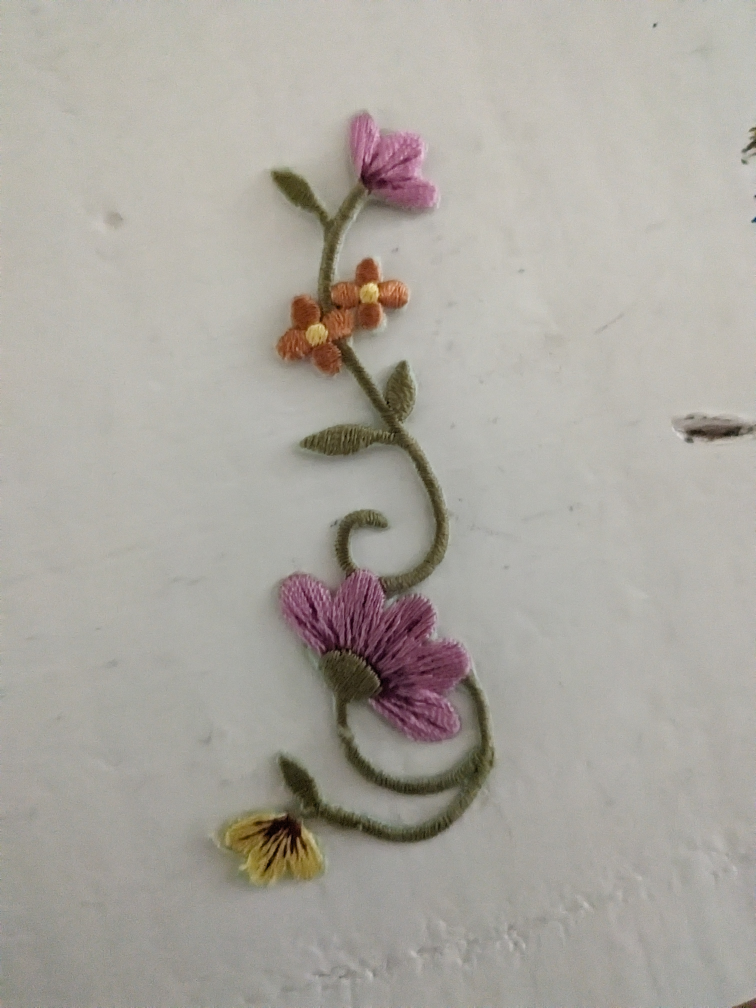
#> input picture cannyedgedetection/patch.jpg, 3024 x 4032 px (shown at 1/4 size)
$ python cannyedge.py
#> lines starting #> are read from the running program, lines starting #| are printed output that depends on the picture; after the words box and inside, x2 and y2 are one past the last pixel; in counts of white or black regions, pixels touching at a corner belong together
import sys
import cv2
import numpy as np
import math
import random

img = cv2.imread("patch.jpg", cv2.IMREAD_ANYCOLOR)
#> img is the input picture: shape (4032, 3024, 3); mean B, G, R 159.2, 166.6, 170.7
codels = [0, 1, 2, 3, 4, 5, 6, 7]


#Making an image from random distribution
def random_img(edgepercodel):
    random_img = np.zeros(shape=[504, 378, 3], dtype=np.uint8)
    for i in edgepercodel:
        p = edgepercodel.index(i)
        for x in range(0, 378):
            for y in range(p*63, (p+1) * 63):
                if(random.randint(0, 378*63) < i):
                    random_img[y, x] = 255
    cv2.imshow("random", random_img)
    cv2.waitKey(0)

#Making an image by putting pixels at top left
def condensed_img_top(edgepercodel):
    condensed_img = np.zeros(shape=[504, 378, 3], dtype=np.uint8)
    for i in edgepercodel:
        p = edgepercodel.index(i)
        condensed_img[p*63:p*63 + math.ceil(i / 378), 0:i] = 255
    cv2.imshow("condensed top", condensed_img)
    cv2.waitKey(0)

#Making an image by putting pixels at top left
def condensed_img_left(edgepercodel):
    condensed_img = np.zeros(shape=[504, 378, 3], dtype=np.uint8)
    for i in edgepercodel:
        height = i
        if height > 63:
            height = 63
        p = edgepercodel.index(i)
        condensed_img[p*63:p*63 + height, 0:math.ceil(i / 63)] = 255
    cv2.imshow("condensed left", condensed_img)
    cv2.waitKey(0)

#Making an image by averaging out the total color, weighted
def average_img(edgepercodel):
    average_img = np.zeros(shape=[504, 378, 3], dtype=np.uint8)
    for i in edgepercodel:
        p = edgepercodel.index(i)
        average_img[p*63:(p+1)* 63, 0:378] = round(edgepercodel[p] * 1275 / (378*63))
    cv2.imshow("average", average_img)
    cv2.waitKey(0)

#Making an image by averaging out the total color
def true_average_img(edgepercodel):
    average_img = np.zeros(shape=[504, 378, 3], dtype=np.uint8)
    for i in edgepercodel:
        p = edgepercodel.index(i)
        average_img[p*63:(p+1)* 63, 0:378] = round(edgepercodel[p] / (378*63))
    cv2.imshow("true average", average_img)
    cv2.waitKey(0)

#assigns the number 2, 1, or 0, depending if the current codel has significantly greater, about the same , or less edges than the previous codel.
def difference_code(prev_codel, current_codel, threshold):
    if current_codel < prev_codel - threshold:
        return 0
    elif current_codel > prev_codel + threshold:
        return 2
    else:
        return 1

#assigns the number 2, 1, or 0, depending if the current codel has significantly greater, about the same , or less edges than the previous codel.
def left_values(codels):
    leftmost_codel_list = [378,378,378,378,378,378,378,378]
    for z in range (0,8):
        for x in range(0,378):
            for y in range(0, 63):
                #checks to see if the current pixel is not black
                if(codels[z][y,x] != 0):
                    leftmost_codel_list[z] = x

                    break
            else:
                continue

            break

    #defines a threshold for comparison between codels, based on a fraction of the total number of pixels in the codel.
    return(leftmost_codel_list)

def right_values(codels):
    rightmost_codel_list = [378,378,378,378,378,378,378,378]
    for z in range (0,8):
        for x in range(0, 378):
            for y in range(0, 63):
                rx = 377 - x
                if(codels[z][y,rx] != 0):
                    rightmost_codel_list[z] = rx
                    break
            else:
                continue

            break

    #defines a threshold for comparison between codels, based on a fraction of the total number of pixels in the codel.
    return(rightmost_codel_list)

def edge_values(codels):
    edgepercodel = [0, 0, 0, 0, 0, 0, 0, 0]
    #displays codels one at a time
    for z in range (0,8):
        #cv2.imshow("codel " + str(z), codels[z])
        #cv2.waitKey(0)
        q = 0
        for y in range(0,378):
            for x in range(0, 63):
                #checks to see if the current pixel is not black
                if(codels[z][x,y] != 0):
                    print(str(x) + ", " + str(y))
                    q += 1
        edgepercodel[z] = q

    return edgepercodel

def print_codes(left_list, total_list, right_list, threshold_left, threshold_total, threshold_right):
    for i in range(1, len(total_list)):
        print(str(difference_code(left_list[i - 1], left_list[i], threshold_left)), str(difference_code(total_list[i - 1], total_list[i], threshold_total)), str(difference_code(right_list[i - 1], right_list[i], threshold_right)))


#performs canny edge detection on image and displays result
resize_img = cv2.resize(img, (378, 504))
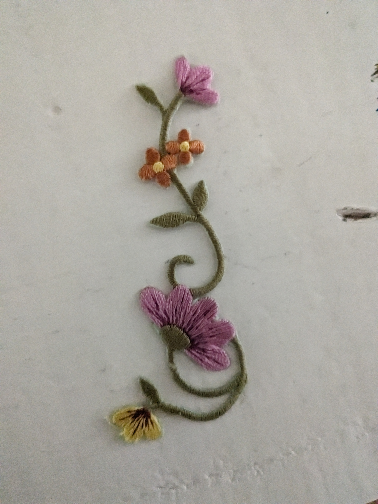
#> resize_img: shape (504, 378, 3); mean B, G, R 159.3, 166.7, 170.8
cv2.imshow("original", resize_img)
cv2.waitKey(0)
edges = cv2.Canny(resize_img, threshold1 = 100, threshold2 = 200)
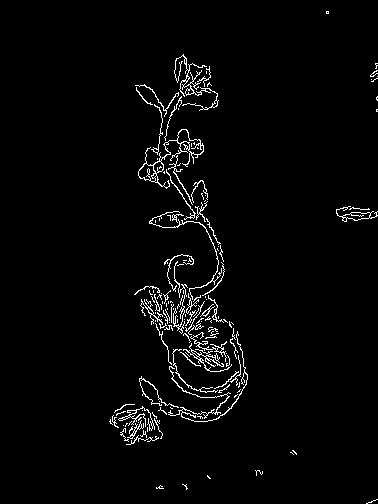
#> edges: shape (504, 378); 2.7% white in thin lines or dots, all inside (x1, y1, x2, y2) = (109, 11, 378, 504)
cv2.imshow("canny", edges)
cv2.waitKey(0)
cv2.imwrite("output.jpg", edges)

#cuts image into codels
i = 0
while i < 8:
    codels.insert(i, edges[63*i:63*(i+1), 0:378])
    i += 1
#> after the loop, codels = 16 items; i = 8

edgepercodel = edge_values(codels)
#> edgepercodel = [40, 671, 680, 597, 857, 1133, 1106, 92]
left_values = left_values(codels)
#> left_values = [175, 135, 138, 149, 134, 141, 109, 126]
right_values = right_values(codels)
#> right_values = [328, 377, 205, 377, 224, 247, 247, 377]

random_img(edgepercodel)
#> the loop in random_img, `for i in edgepercodel:` made 8 passes
#> i on passes 1 to 8: 40, 671, 680, 597, 857, 1133, 1106, 92
#> after the loop in random_img, `for i in edgepercodel:`:
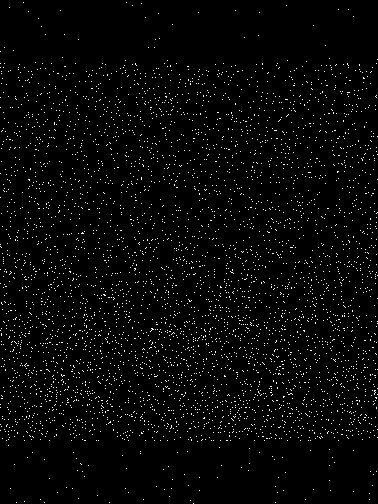
#> random_img: shape (504, 378, 3); 2.7% white in thin lines or dots
condensed_img_top(edgepercodel)
#> the loop in condensed_img_top, `for i in edgepercodel:` made 8 passes
#> after the loop in condensed_img_top, `for i in edgepercodel:`:
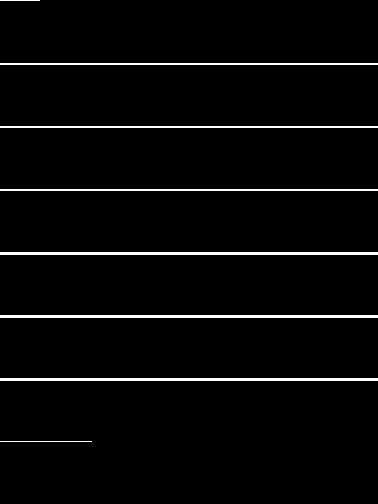
#> condensed_img: shape (504, 378, 3); 3% white; 8 white regions, largest, box (x1, y1, x2, y2) and area: (0, 252, 378, 255) 1134, (0, 315, 378, 318) 1134, (0, 378, 378, 381) 1134
condensed_img_left(edgepercodel)
#> the loop in condensed_img_left, `for i in edgepercodel:` made 8 passes
#> i on passes 1 to 8: 40, 671, 680, 597, 857, 1133, 1106, 92
#> after the loop in condensed_img_left, `for i in edgepercodel:`:
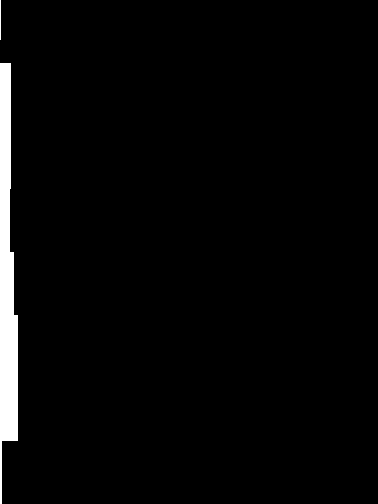
#> condensed_img: shape (504, 378, 3); 2.8% white; 2 white regions, box (x1, y1, x2, y2) and area: (0, 63, 18, 504) 5292, (0, 0, 1, 40) 40
average_img(edgepercodel)
#> the loop in average_img, `for i in edgepercodel:` made 8 passes
#> after the loop in average_img, `for i in edgepercodel:`:
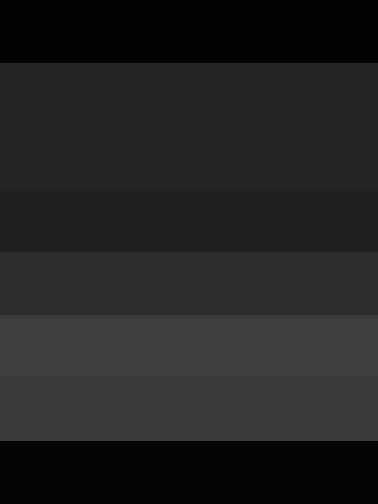
#> average_img: shape (504, 378, 3); min 2, max 61, mean 34.6
true_average_img(edgepercodel)
#> the loop in true_average_img, `for i in edgepercodel:` made 8 passes
#> after the loop in true_average_img, `for i in edgepercodel:`: average_img: shape (504, 378, 3); every value is 0

print_codes(left_values, edgepercodel, right_values, 5, (378 * 63) / 100, 5)
#> the loop in print_codes, `for i in range(1, len(total_list)):` made 7 passes
